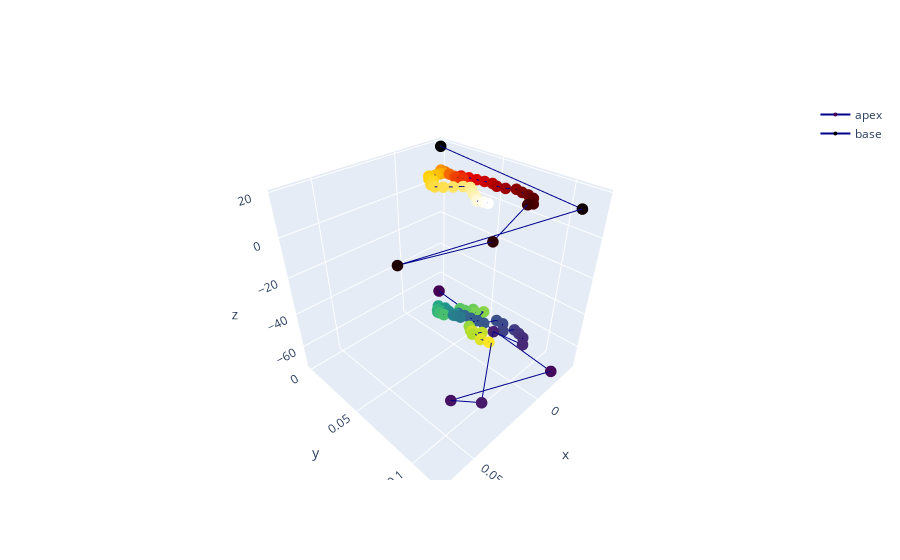

Notebook cell for this chart:
### Markdown cell above
From the image above, we can see that, for an ideal case, radial distance based on fixed vector and moving vector overlap each other; which is expected as the base region is fixed in the XY plane and, consequently, the normal vector should not change throughout the timesteps.

### Code cell
lv.compute_base_apex_ref_over_timesteps(
    # nodeset=lv.REGIONS.EPI_EXCLUDE_BASE,
    ql=0.05,
    qh=0.95,
    n=3
    )

apex = lv.states.get(lv.STATES.APEX_REF)
base = lv.states.get(lv.STATES.BASE_REF)

import plotly.graph_objects as go

fig = go.Figure(data=[
    go.Scatter3d(
        x=apex[:,0], 
        y=apex[:,1],
        z=apex[:,2],
        name="apex",
        marker=dict(
            size=4,
            color=lv.timesteps(),
            colorscale='Viridis',
        ),
        line=dict(
            color='darkblue',
            width=2
        )
    ),
    go.Scatter3d(
        x=base[:,0], 
        y=base[:,1],
        z=base[:,2],
        name="base",
        marker=dict(
            size=4,
            color=lv.timesteps(),
            colorscale='hot',
        ),
        line=dict(
            color='darkblue',
            width=2
        )
    ),
    ]
) 
fig.show()
